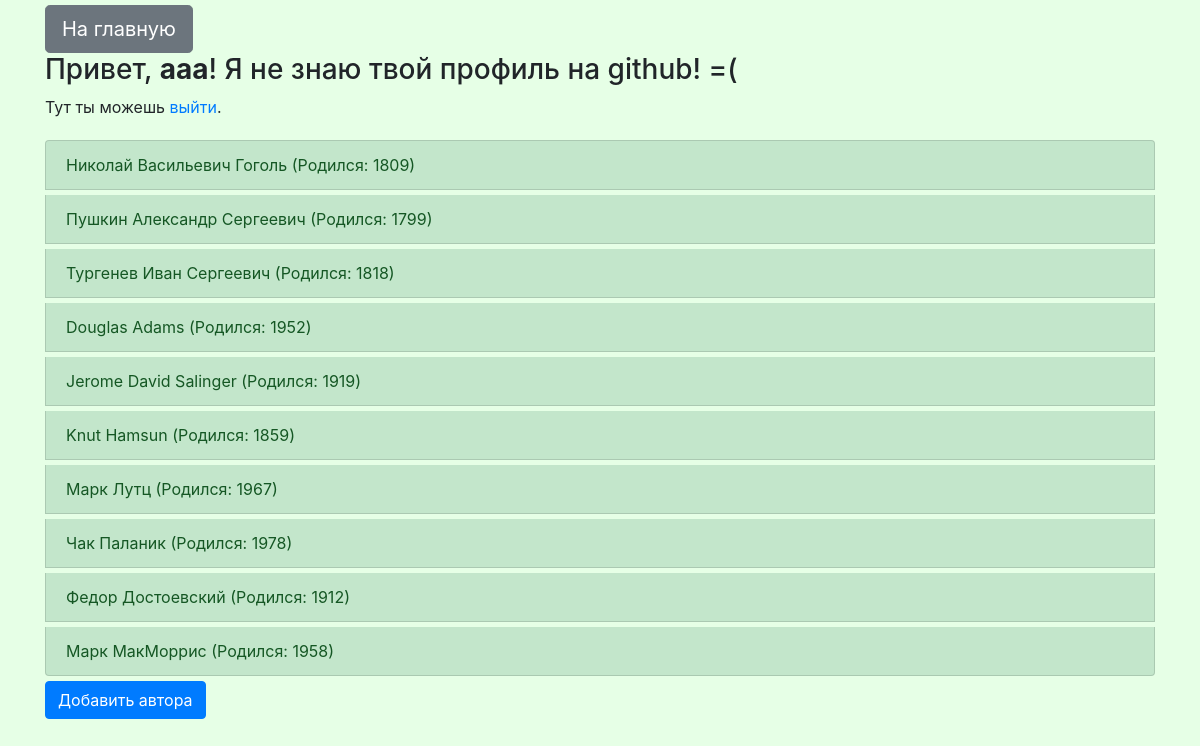
The app's page /authors (signed in) with its own data.
### p_library/models.py (models this page shows, shortened)
class Author(models.Model):
    full_name = models.TextField('Имя')
    birth_year = models.SmallIntegerField(verbose_name='День рождения')
    country = models.CharField(max_length=2, verbose_name='Страна')

### p_library/views.py (the view)
# urls.py: path('authors', AuthorList.as_view(), name='author_list'),
class AuthorList(ListView):
    model = Author
    template_name = 'authors_list.html'
    def get_context_data(self, **kwargs):
        context = super().get_context_data(**kwargs)
        context.update(get_users_data(self.request))
        return context

### p_library/views.py (called while the page is built)
def get_users_data(request):
    context = {}
    try:
        if request.user.is_authenticated:
            context['username'] = request.user.username
        try:
            context ['github_url'] = (
                    SocialAccount.objects.get(
                        provider='github',
                        user=request.user
                    ).extra_data['html_url'])
        except:
            context ['github_url'] = ''
        return context
    except:
        context['username'] = ''
        return context

### templates/authors_list.html (shortened to what this page needs)
{% extends 'index.html' %}
{% block my %}
    <ul class="list-group">
        {% for author in object_list %}
		    <li class="list-group-item list-group-item-action list-group-item-success">{{ author.full_name }} (Родился: {{ author.birth_year }})</li>
		{% endfor %}
    </ul>
    <a href="/author/create" type="button" class="btn btn-primary"">Добавить автора</a>
{% endblock %}

### templates/index.html (shortened to what this page needs)
{% extends 'base.html' %}
{% block content %}
    {% if username %}
    <a href="/" class="btn btn-secondary btn-lg" role="button" aria-pressed="true">На главную</a>
        <h3>Привет, <b>{{ username }}</b>!
            {% if github_url != '' %}
            Я знаю твой профиль на <a href="{{ github_url }}">github</a>!
            {% else %}
            Я не знаю твой профиль на github! =(
            {% endif %}
        </h3>
        <p>Тут ты можешь <a href="/logout">выйти</a>.</p>
        {% block my %}{% endblock %}
    {% else %}
        <p>Тебе нужно <a href="/register">зарегистрироваться</a> или <a href="/login">войти на сайт</a>!</p>
    {% endif %}
{% endblock %}

### static/css/style.css (style rules this page uses)
body { background-color: #e6ffe6; }
li { margin-top: 5px; }
a { margin-top: 5px; }

### records on screen
Author: full_name "Николай Васильевич Гоголь", birth_year "1809"
Author: full_name "Пушкин Александр Сергеевич", birth_year "1799"
Author: full_name "Тургенев Иван Сергеевич", birth_year "1818"
Author: full_name "Douglas Adams", birth_year "1952"
Author: full_name "Jerome David Salinger", birth_year "1919"
Author: full_name "Knut Hamsun", birth_year "1859"
Author: full_name "Марк Лутц", birth_year "1967"
Author: full_name "Чак Паланик", birth_year "1978"
Author: full_name "Федор Достоевский", birth_year "1912"
Author: full_name "Марк МакМоррис", birth_year "1958"

### other values on screen
{{ username }} "aaa"
